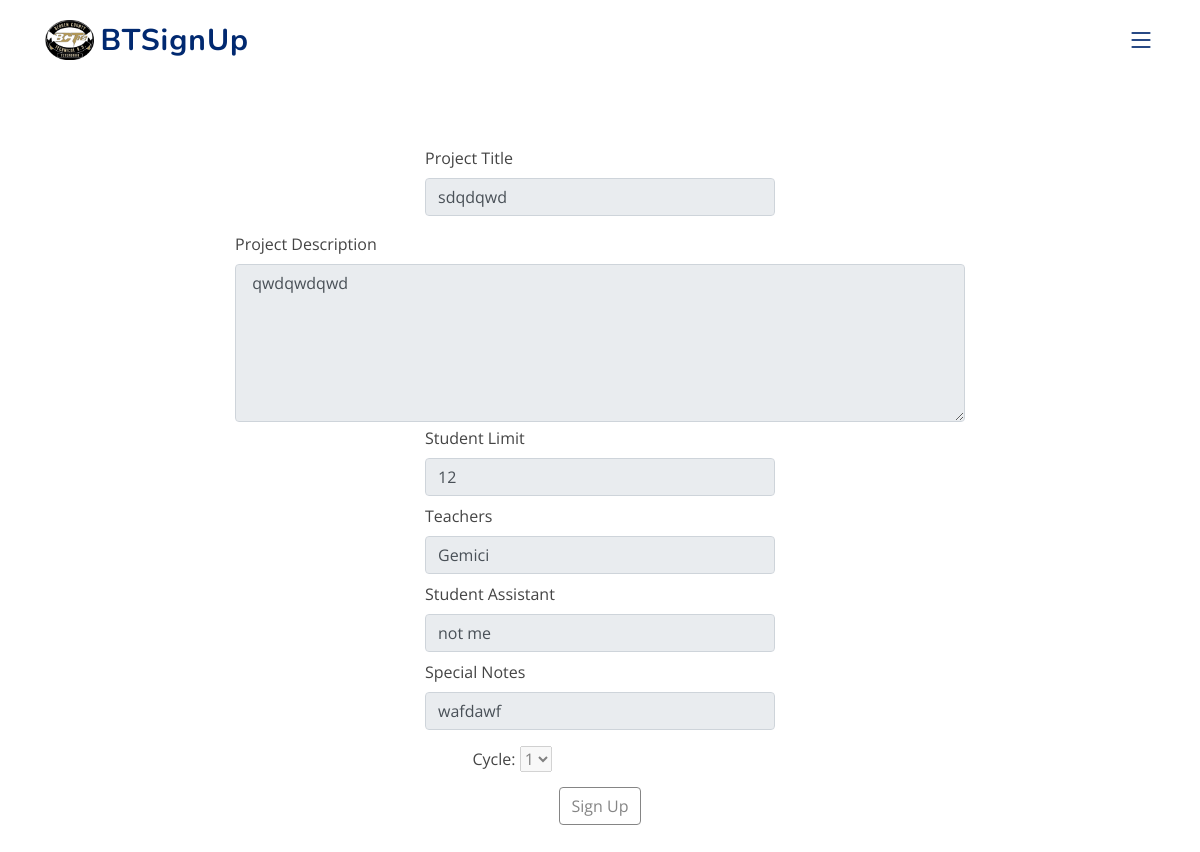
The page /events/project_wednesday?event_id=1 on the database its author committed.
### classes.py (models this page shows, shortened)
class Event(db.Model, UserMixin):
    id = db.Column(db.Integer, primary_key=True)
    creator_id = db.Column(db.Integer, db.ForeignKey('users.id'), nullable=False)
    name = db.Column(db.String(255), nullable=False, default='null')
    description = db.Column(db.Text, nullable=False, default='null')
    image = db.Column(db.LargeBinary, nullable=True)  # Allow image to be None
    image_b64 = db.Column(db.String(255), default='')
    student_limit = db.Column(db.Integer, nullable=False)
    participants = db.Column(JSON, default=load_joined_users)

class ProjectWednesday(Event):
    id = db.Column(db.Integer, db.ForeignKey('event.id'), primary_key=True, autoincrement=True)
    cycle_number = db.Column(db.Integer, default=1, nullable=False)
    cost = db.Column(db.String(50), default = '0', nullable = True)
    teachers = db.Column(db.String(100), default = '', nullable = False)
    student_assistant = db.Column(db.String(50), default = '', nullable = True)
    special_note = db.Column(db.String(50), default = '', nullable = True)

### app.py (the view, shortened to what this page needs)
@app.route('/events/project_wednesday', methods=['GET', 'POST'])
def display_pw():
    projects = ProjectWednesday.query.all()
    num_events = len(projects)
    if num_events == 0:
        flash('There is no Project Wednesday Cycle to join currently.', 'warning')
        return redirect(url_for('index'))
    if 'event_id' in request.args:
        event_id = request.args.get('event_id')
        project_wednesday = ProjectWednesday.query.get(event_id)
        if 'id' in session:
            return render_template('view_pw.html', event = project_wednesday, user= current_user)
        return render_template('view_pw.html', event=project_wednesday, user = '')
    events = ProjectWednesday.query.all()
    return render_template('project_wednesdays.html', events=events)

### templates/view_pw.html (shortened to what this page needs)
{% extends "base.html"%}
{% set active_page = 'events' %}
{% block content %}
<div class="container rounded bg-white mt-5 mb-5">
    <div class="row mt-2">
        <div class="col"></div>
        <div class="col-md-4" style="justify-content:center;">
            <label class="labels">Project Title</label>
            <input type="text" name="name" class="form-control" placeholder="Project Title" value="{{ event.name }}" readonly>
        </div>
        <div class="col"></div>
    </div>
    <div class="row mt-3">
        <div class="col"></div>
        <div class="col-md-8" style="align-items:center">
            <label class="labels">Project Description</label>
            <textarea name="project_description" class="form-control" rows='6' cols='100' maxlength='500' placeholder="Description (1500 character limit)" readonly>{{ event.description }}</textarea>
        </div>
        <div class="col"></div>
    </div>
    <div class="row mt-1">
        <div class="col"></div>
        <div class="col-md-4" style="justify-content:center;">
            <label class="labels">Student Limit</label>
            <input type="number" name="student_limit" class="form-control" placeholder="0" value="{{ event.student_limit }}" readonly>
        </div>
        <div class="col"></div>
    </div>
    <div class="row mt-2">
        <div class="col"></div>
        <div class="col-md-4" style="justify-content:center;">
            <label class="labels">Teachers</label>
            <input type="text" name="teachers" class="form-control" placeholder="Teachers" value="{{ event.teachers }}" readonly>
        </div>
        <div class="col"></div>
    </div>
    <div class="row mt-2">
        <div class="col"></div>
        <div class="col-md-4" style="justify-content:center;">
            <label class="labels">Student Assistant</label>
            <input type="text" name="student_assistant" class="form-control" placeholder="Student Assistant" value="{{ event.student_assistant }}" readonly>
        </div>
        <div class="col"></div>
    </div>
    <div class="row mt-2">
        <div class="col"></div>
        <div class="col-md-4" style="justify-content:center;">
            <label class="labels">Special Notes</label>
            <input type="text" name="special_note" class="form-control" placeholder="Special Notes" value="{{ event.special_note }}" readonly>
        </div>
        <div class="col"></div>
    </div>
    <div class="row mt-3">
        <div class="col"></div>
        <div class="col-3" style="align-items:center;">
            <label for="cycle">Cycle:</label>
            <select id="cycle_add" name="cycle" disabled>
                <option value="1" {% if event.cycle_number == 1 %}selected{% endif %}>1</option>
            </select>
        </div>
        <div class="col"></div>
    </div>
    {%if user != ''%}
        {%if user.joined_events["Project Wednesday"] != ''%}
            <form method="POST">
                <div class="mt-2 text-center">
                    <button type="submit" class="btn btn-secondary-emphasis profile-button" name="join_button_spectator" disabled>Sign Up</button>
                </div>
            </form>
            {%if user.joined_events["Project Wednesday"] == event.name%}
            <form method="POST">
                <div class="mt-2 text-center">
                    <button type="submit" class="btn btn-danger profile-button" name="leave_event">Leave Event</button>
                </div>
            </form>
            {%endif%}
        {%else%}
        <form method="POST">
            <div class="mt-5 text-center">
                <button type="submit" class="btn btn-primary profile-button" name="join_button">Sign Up</button>
            </div>
        </form>
        {%endif%}
    {%else%}
    <form method="POST">
        <div class="mt-2 text-center">
            <button type="submit" class="btn btn-secondary-emphasis profile-button" name="join_button" disabled>Sign Up</button>
        </div>
    </form>
    {%endif%}
</div>
{% endblock %}
{%block main_css%} <link href="{{ url_for('static', filename='assets/css/style.css') }}" rel="stylesheet"> {%endblock%}

### static/assets/css/style.css (style rules this page uses)
:root { scroll-behavior: smooth; }
body { font-family: "Open Sans", sans-serif; color: #444444; }

### rows shown on the page
Event: name "sdqdqwd", project_description "qwdqwdqwd", student_limit "12"
ProjectWednesday: teachers "Gemici", student_assistant "not me", special_note "wafdawf", cycle "1"
